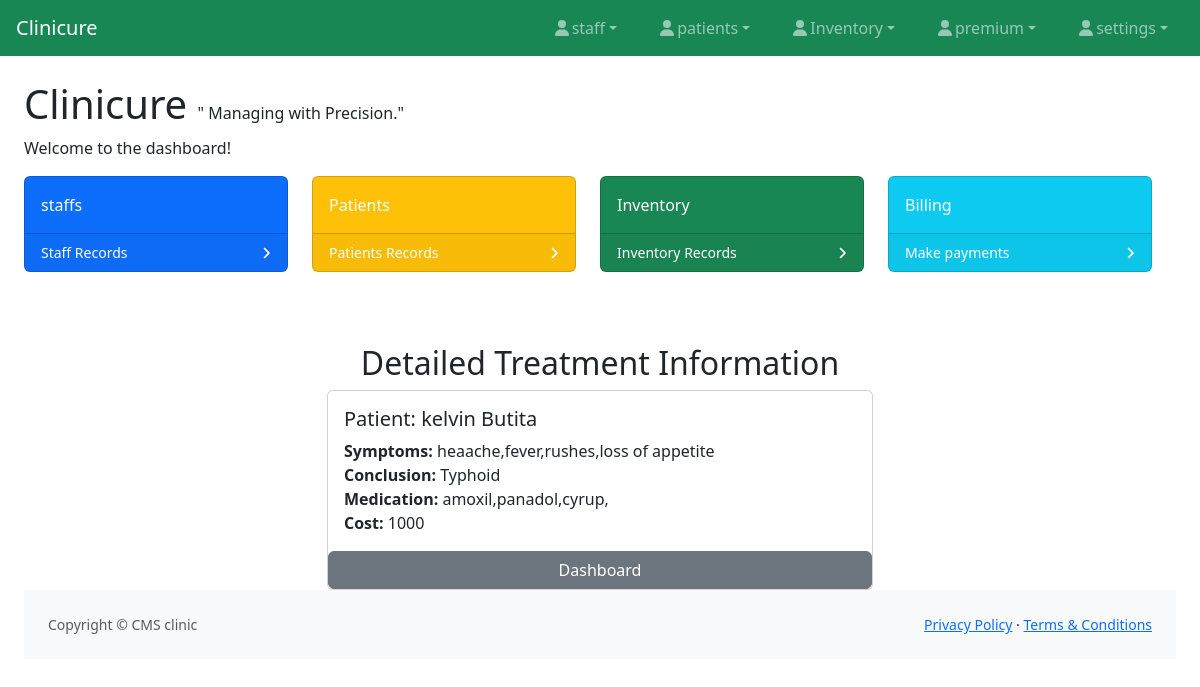
Page /viewmoret/4/ on the committed database.
### patients/models.py (models this page shows, shortened)
class treatment(models.Model):
    date_treated = models.DateField(auto_now=True)
    patient_name = models.ForeignKey(patients, on_delete=models.CASCADE, null=True)
    symptoms = models.TextField(blank=True, null=True)
    conclusion = models.TextField()
    medication = models.TextField()
    cost = models.CharField(max_length=100)

class patients(models.Model):
    GENDER_CHOICES = [
        ('M', 'Male'),
        ('F', 'Female'),
        ('O', 'Other'),
    ]
    date_added = models.DateField(auto_now=True)
    staffs = models.ForeignKey(staffs, on_delete=models.CASCADE, null=True)
    first_name = models.CharField(max_length=100)
    last_name = models.CharField(max_length=100)
    date_of_birth = models.DateField()
    gender = models.CharField(max_length=1, choices=GENDER_CHOICES)
    email = models.EmailField(blank=True, null=True)
    phone_number = models.CharField(max_length=15, blank=True, null=True)
    address = models.TextField(blank=True, null=True)
    def __str__(self):
        return f"{self.first_name} {self.last_name}"

### patients/views.py (the view)
# urls.py: path('viewmoret/<int:id>/', views.detailed_treat, name="detailed_treat"),
def detailed_treat(request, id):
    view = get_object_or_404(treatment, id=id)
    context = {
        'treat': view,
    }
    return render(request, 'detailed_treat.html', context)

### patients/templates/detailed_treat.html (shortened to what this page needs)
{% extends 'base.html' %}
{% block body %}
<div class="container mt-5">
    <h2 class="text-center">Detailed Treatment Information</h2>
    <div class="row">
        <div class="col-md-6 offset-md-3">
            <div class="card">
                <div class="card-body">
                    <h5 class="card-title">Patient: {{ treat.patient_name }}</h5>
                    <p class="card-text">
                        <strong>Symptoms:</strong> {{ treat.symptoms }}<br>
                        <strong>Conclusion:</strong> {{ treat.conclusion }}<br>
                        <strong>Medication:</strong> {{ treat.medication }}<br>
                        <strong>Cost:</strong> {{ treat.cost }}<br>
                    </p>
                </div>
                 <a href="{% url 'patients:view_patients' %}" class="btn btn-secondary">Dashboard</a>
            </div>
        </div>
    </div>
</div>
{% endblock %}

### rows in the picture
treatment: patient_name "kelvin Butita", symptoms "heaache,fever,rushes,loss of appetite", conclusion "Typhoid", medication "amoxil,panadol,cyrup,", cost "1000"
